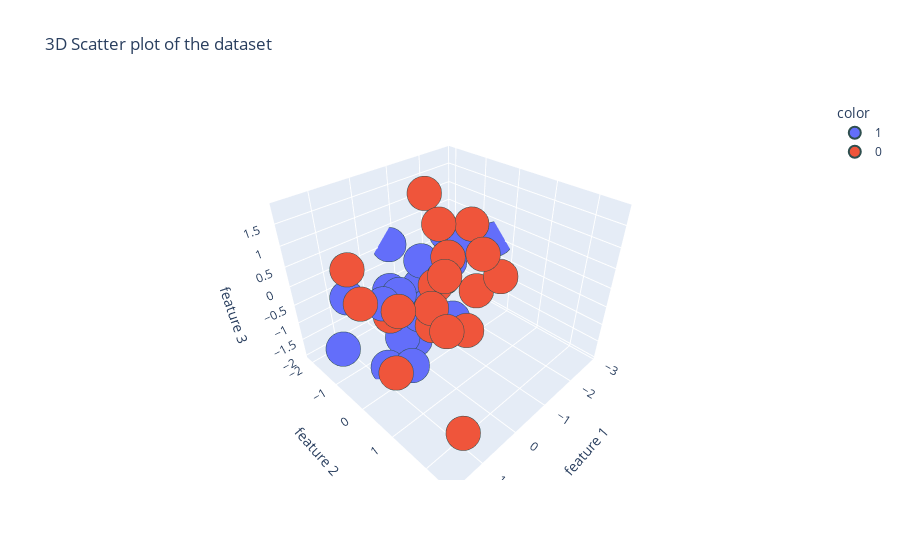

Notebook cell for this chart:
### Code cell
fig1 = px.scatter_3d(df, x= 'feature 1', y= 'feature 2', z= 'feature 3', color = df['target'].astype('str'), title = '3D Scatter plot of the dataset')
fig1.update_traces(marker=dict(size=12,
                              line=dict(width=2,
                                        color='DarkSlateGrey')),
                  selector=dict(mode='markers'))
fig1.show()

### Figure 1 — Plotly figure (JSON) as saved in the notebook; plotly's stock layout.template omitted (floating-point values rounded to 4 significant figures)
{"data": [{"hovertemplate": "color=1<br>feature 1=%{x}<br>feature 2=%{y}<br>feature 3=%{z}<extra></extra>", "legendgroup": "1", "marker": {"color": "#636efa", "line": {"color": "DarkSlateGrey", "width": 2}, "size": 12, "symbol": "circle"}, "mode": "markers", "name": "1", "scene": "scene", "showlegend": true, "type": "scatter3d", "x": [0.2061, 0.4786, -0.7951, 1.276, -0.1275, -1.417, -2.218, 0.5722, -0.2061, 0.787, 0.9303, 1.466, -2.865, -0.4612, -0.03236, -0.4834, -0.8467, -0.2554, -0.7603, -1.4], "y": [-0.5659, 0.06123, -1.645, -0.9122, -0.5338, -0.1799, -1.461, -0.09048, -1.474, -0.4287, -0.1651, -1.098, -0.4534, -0.5773, -0.2079, 0.376, -1.102, -0.1146, -2.104, -0.7395], "z": [-1.386, -1.67, -1.952, 0.119, -1.662, 0.5958, -0.7874, 0.2666, -0.7192, -1.849, 0.18, -1.284, 0.05252, 0.3953, -0.6517, -0.6753, -0.7034, -0.4408, 0.06595, 0.6618]}, {"hovertemplate": "color=0<br>feature 1=%{x}<br>feature 2=%{y}<br>feature 3=%{z}<extra></extra>", "legendgroup": "0", "marker": {"color": "#EF553B", "line": {"color": "DarkSlateGrey", "width": 2}, "size": 12, "symbol": "circle"}, "mode": "markers", "name": "0", "scene": "scene", "showlegend": true, "type": "scatter3d", "x": [1.364, 0.1865, 1.684, 0.2957, -1.314, 0.2042, -0.2156, -0.1036, 0.6344, -0.1706, 1.416, -0.07353, -0.2957, 1.259, 0.4063, -0.8899, 0.07089, 0.9057, 1.314, -0.5264], "y": [0.6625, 0.4528, -0.03343, 0.943, 0.112, 1.751, 0.5135, 1.907, -0.368, 1.09, 2.523, 1.394, 0.2949, -0.4605, 0.6788, -0.8736, 0.4466, 1.615, 0.8301, -0.06152], "z": [-0.8359, -0.4504, 1.383, 1.053, 1.227, 1.822, 1.057, 1.315, -0.4053, -0.4149, -0.9149, 0.7763, 0.4366, 0.193, 0.2417, 1.741, 0.5023, 0.5169, 0.7514, 1.448]}], "layout": {"legend": {"title": {"text": "color"}, "tracegroupgap": 0}, "scene": {"domain": {"x": [0, 1], "y": [0, 1]}, "xaxis": {"title": {"text": "feature 1"}}, "yaxis": {"title": {"text": "feature 2"}}, "zaxis": {"title": {"text": "feature 3"}}}, "title": {"text": "3D Scatter plot of the dataset"}}}
